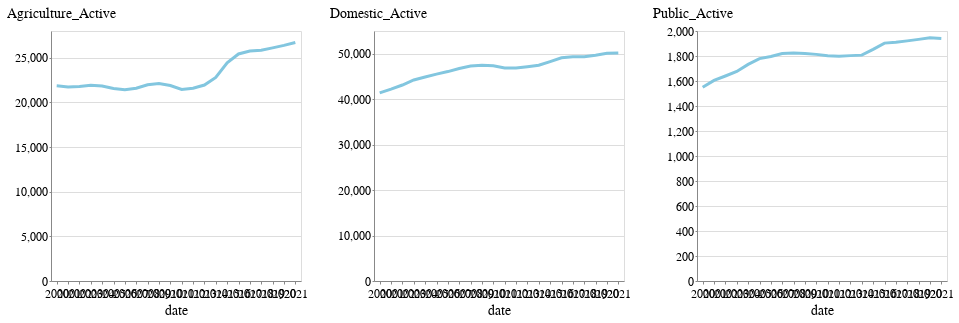

Notebook source saved alongside this figure:
### Code cell
alt.Chart(grouped_date_use_pivot[grouped_date_use_pivot['date'] >= 2000]).mark_line().encode(
    alt.X('date:O'),
    alt.Y(alt.repeat("column"), type='quantitative'),
).properties(
    width=250,
    height=250
).repeat(
    column=['Agriculture_Active', 'Domestic_Active', 'Public_Active']
)

### Figure 1 — Vega-Lite specification as saved in the notebook (floating-point values rounded to 4 significant figures)
{"config": {"view": {"width": 800, "height": 450}, "background": "#ffffff", "title": {"anchor": "start", "font": "BentonGothic-Bold, sans", "fontColor": "#000000", "fontSize": 22, "fontWeight": "normal"}, "arc": {"fill": "#82c6df"}, "area": {"fill": "#82c6df"}, "line": {"stroke": "#82c6df", "strokeWidth": 3}, "path": {"stroke": "#82c6df"}, "rect": {"fill": "#82c6df"}, "shape": {"stroke": "#82c6df"}, "bar": {"fill": "#82c6df"}, "point": {"stroke": "#82c6df"}, "symbol": {"fill": "#82c6df", "size": 30}, "axis": {"titleFont": "BentonGothic-Bold, sans", "titleFontSize": 14, "titleFontWeight": "normal", "labelFont": "BentonGothic, sans", "labelFontSize": 12, "labelFontWeight": "normal"}, "axisX": {"labelAngle": 0, "labelPadding": 4, "tickSize": 3}, "axisY": {"labelBaseline": "middle", "maxExtent": 45, "minExtent": 45, "tickSize": 2, "titleAlign": "left", "titleAngle": 0, "titleX": -45, "titleY": -11}, "legend": {"titleFont": "BentonGothic-Bold, sans", "titleFontSize": 14, "titleFontWeight": "normal", "symbolType": "square", "labelFont": "BentonGothic, sans", "labelFontSize": 13}, "range": {"category": ["#3580b1", "#ec8431", "#ab7fb4", "#c89d29", "#adc839", "#829eb1"], "diverging": ["#e68a4f", "#f4bb6a", "#f9e39c", "#dadfe2", "#a6b7c6", "#849eae"], "heatmap": ["#fbf2c7", "#f9e39c", "#f8d36e", "#f4bb6a", "#e68a4f", "#d15a40", "#ab4232"], "ordinal": ["#fbf2c7", "#f9e39c", "#f8d36e", "#f4bb6a", "#e68a4f", "#d15a40", "#ab4232"], "ramp": ["#fbf2c7", "#f9e39c", "#f8d36e", "#f4bb6a", "#e68a4f", "#d15a40", "#ab4232"]}}, "repeat": {"column": ["Agriculture_Active", "Domestic_Active", "Public_Active"]}, "spec": {"data": {"name": "data-06dcd7604a0ea1ac99bb0565991de238"}, "mark": "line", "encoding": {"x": {"type": "ordinal", "field": "date"}, "y": {"type": "quantitative", "field": {"repeat": "column"}}}, "height": 250, "width": 250}, "$schema": "https://vega.github.io/schema/vega-lite/v4.8.1.json", "datasets": {"data-06dcd7604a0ea1ac99bb0565991de238": [{"date": 2000.0, "agriculture": 296.0, "domestic": 946.0, "public": 56.0, "Agriculture_Cum": 22140.0, "Domestic_Cum": 41580.0, "Public_Cum": 1587.0, "Agriculture_Active": 21860.0, "Domestic_Active": 41370.0, "Public_Active": 1550.0}, {"date": 2001.0, "agriculture": 296.0, "domestic": 1100.0, "public": 64.0, "Agriculture_Cum": 22430.0, "Domestic_Cum": 42680.0, "Public_Cum": 1651.0, "Agriculture_Active": 21740.0, "Domestic_Active": 42200.0, "Public_Active": 1605.0}, {"date": 2002.0, "agriculture": 293.0, "domestic": 1099.0, "public": 43.0, "Agriculture_Cum": 22720.0, "Domestic_Cum": 43780.0, "Public_Cum": 1694.0, "Agriculture_Active": 21800.0, "Domestic_Active": 43120.0, "Public_Active": 1640.0}, {"date": 2003.0, "agriculture": 291.0, "domestic": 1244.0, "public": 57.0, "Agriculture_Cum": 23020.0, "Domestic_Cum": 45020.0, "Public_Cum": 1751.0, "Agriculture_Active": 21920.0, "Domestic_Active": 44230.0, "Public_Active": 1676.0}, {"date": 2004.0, "agriculture": 275.0, "domestic": 1209.0, "public": 85.0, "Agriculture_Cum": 23290.0, "Domestic_Cum": 46230.0, "Public_Cum": 1836.0, "Agriculture_Active": 21830.0, "Domestic_Active": 44870.0, "Public_Active": 1733.0}, {"date": 2005.0, "agriculture": 354.0, "domestic": 1373.0, "public": 84.0, "Agriculture_Cum": 23640.0, "Domestic_Cum": 47610.0, "Public_Cum": 1920.0, "Agriculture_Active": 21550.0, "Domestic_Active": 45520.0, "Public_Active": 1779.0}, {"date": 2006.0, "agriculture": 257.0, "domestic": 958.0, "public": 58.0, "Agriculture_Cum": 23900.0, "Domestic_Cum": 48560.0, "Public_Cum": 1978.0, "Agriculture_Active": 21430.0, "Domestic_Active": 46070.0, "Public_Active": 1796.0}, {"date": 2007.0, "agriculture": 508.0, "domestic": 1025.0, "public": 50.0, "Agriculture_Cum": 24410.0, "Domestic_Cum": 49590.0, "Public_Cum": 2028.0, "Agriculture_Active": 21590.0, "Domestic_Active": 46750.0, "Public_Active": 1820.0}, {"date": 2008.0, "agriculture": 602.0, "domestic": 840.0, "public": 27.0, "Agriculture_Cum": 25010.0, "Domestic_Cum": 50430.0, "Public_Cum": 2055.0, "Agriculture_Active": 21970.0, "Domestic_Active": 47280.0, "Public_Active": 1823.0}, {"date": 2009.0, "agriculture": 537.0, "domestic": 563.0, "public": 28.0, "Agriculture_Cum": 25550.0, "Domestic_Cum": 50990.0, "Public_Cum": 2083.0, "Agriculture_Active": 22110.0, "Domestic_Active": 47460.0, "Public_Active": 1820.0}, {"date": 2010.0, "agriculture": 306.0, "domestic": 422.0, "public": 25.0, "Agriculture_Cum": 25850.0, "Domestic_Cum": 51410.0, "Public_Cum": 2108.0, "Agriculture_Active": 21900.0, "Domestic_Active": 47350.0, "Public_Active": 1813.0}, {"date": 2011.0, "agriculture": 313.0, "domestic": 352.0, "public": 21.0, "Agriculture_Cum": 26170.0, "Domestic_Cum": 51770.0, "Public_Cum": 2129.0, "Agriculture_Active": 21450.0, "Domestic_Active": 46850.0, "Public_Active": 1802.0}, {"date": 2012.0, "agriculture": 480.0, "domestic": 443.0, "public": 22.0, "Agriculture_Cum": 26650.0, "Domestic_Cum": 52210.0, "Public_Cum": 2151.0, "Agriculture_Active": 21600.0, "Domestic_Active": 46850.0, "Public_Active": 1799.0}, {"date": 2013.0, "agriculture": 648.0, "domestic": 595.0, "public": 17.0, "Agriculture_Cum": 27300.0, "Domestic_Cum": 52800.0, "Public_Cum": 2168.0, "Agriculture_Active": 21950.0, "Domestic_Active": 47150.0, "Public_Active": 1803.0}, {"date": 2014.0, "agriculture": 1149.0, "domestic": 695.0, "public": 26.0, "Agriculture_Cum": 28440.0, "Domestic_Cum": 53500.0, "Public_Cum": 2194.0, "Agriculture_Active": 22800.0, "Domestic_Active": 47460.0, "Public_Active": 1807.0}, {"date": 2015.0, "agriculture": 1969.0, "domestic": 1171.0, "public": 69.0, "Agriculture_Cum": 30410.0, "Domestic_Cum": 54670.0, "Public_Cum": 2263.0, "Agriculture_Active": 24440.0, "Domestic_Active": 48280.0, "Public_Active": 1853.0}, {"date": 2016.0, "agriculture": 1423.0, "domestic": 1487.0, "public": 68.0, "Agriculture_Cum": 31840.0, "Domestic_Cum": 56160.0, "Public_Cum": 2331.0, "Agriculture_Active": 25430.0, "Domestic_Active": 49100.0, "Public_Active": 1903.0}, {"date": 2017.0, "agriculture": 569.0, "domestic": 636.0, "public": 23.0, "Agriculture_Cum": 32400.0, "Domestic_Cum": 56790.0, "Public_Cum": 2354.0, "Agriculture_Active": 25750.0, "Domestic_Active": 49310.0, "Public_Active": 1910.0}, {"date": 2018.0, "agriculture": 344.0, "domestic": 470.0, "public": 25.0, "Agriculture_Cum": 32750.0, "Domestic_Cum": 57260.0, "Public_Cum": 2379.0, "Agriculture_Active": 25840.0, "Domestic_Active": 49360.0, "Public_Active": 1921.0}, {"date": 2019.0, "agriculture": 469.0, "domestic": 681.0, "public": 27.0, "Agriculture_Cum": 33220.0, "Domestic_Cum": 57940.0, "Public_Cum": 2406.0, "Agriculture_Active": 26110.0, "Domestic_Active": 49660.0, "Public_Active": 1933.0}, {"date": 2020.0, "agriculture": 515.0, "domestic": 841.0, "public": 29.0, "Agriculture_Cum": 33730.0, "Domestic_Cum": 58780.0, "Public_Cum": 2435.0, "Agriculture_Active": 26390.0, "Domestic_Active": 50080.0, "Public_Active": 1945.0}, {"date": 2021.0, "agriculture": 619.0, "domestic": 671.0, "public": 12.0, "Agriculture_Cum": 34350.0, "Domestic_Cum": 59460.0, "Public_Cum": 2447.0, "Agriculture_Active": 26720.0, "Domestic_Active": 50170.0, "Public_Active": 1940.0}]}}
